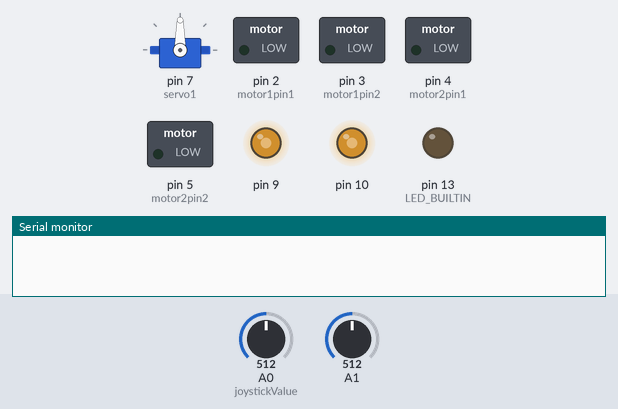
Recording of a sketch running on a simulated Arduino Uno, built with avr-gcc and run on an emulated ATmega328P. Parts: servo, switched loads named in the sketch (green lamp = pin HIGH), output pins drawn as LEDs (lit = HIGH), the last lines printed to the serial monitor. The inputs (shaded band) are chosen by the test bench; at power-on: A1 = 512, A0 (joystickValue) = 512.

Above: at 1.2 s.
1.3 s: A1 set to 491
At 2.5 s:
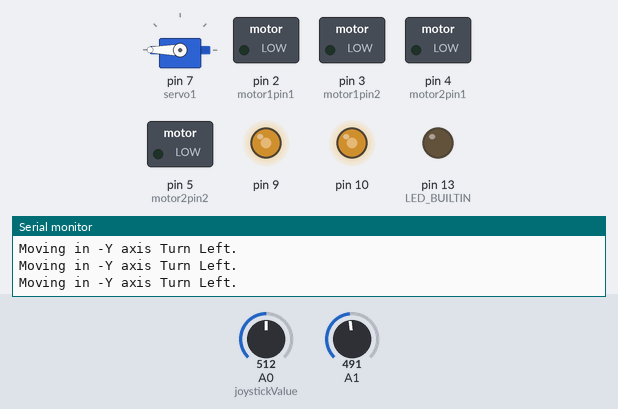
2.8 s: A1 set to 525
At 3.4 s:
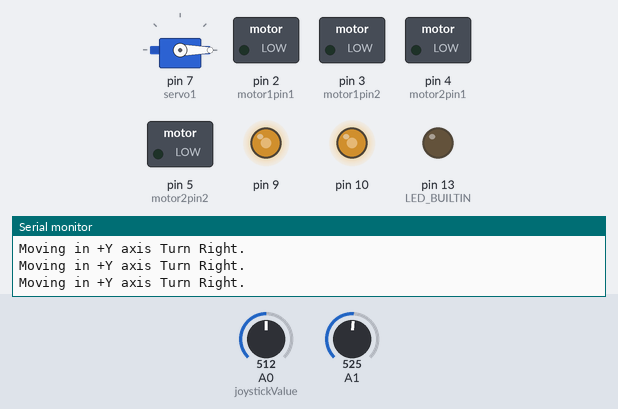
4.3 s: A0 (joystickValue) set to 496
6.2 s: A0 (joystickValue) set to 511
9.2 s: A1 set to 495
At 9.5 s:
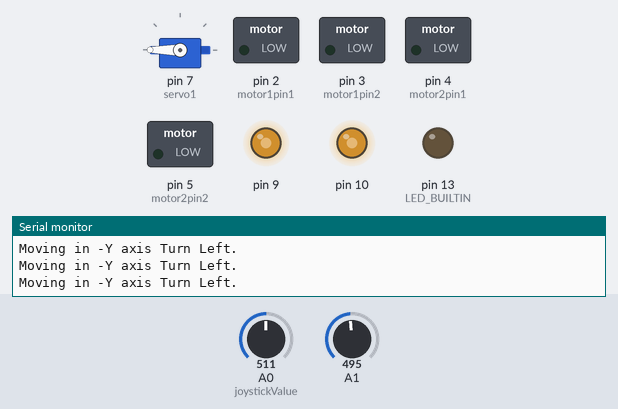
12.2 s: A1 set to 716
At 12.9 s:
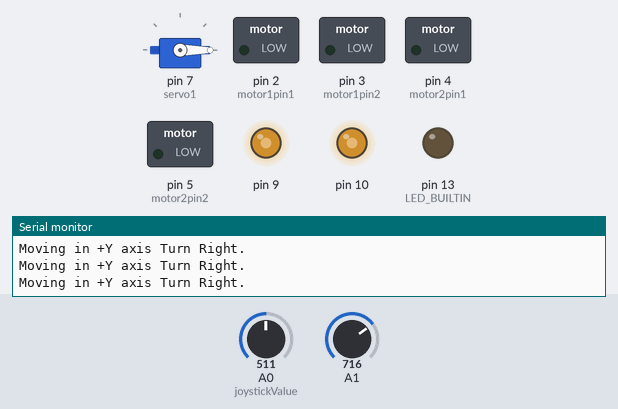
Timing chart, 0 to 15.2 s (numbered marks = the images above; inputs shaded):
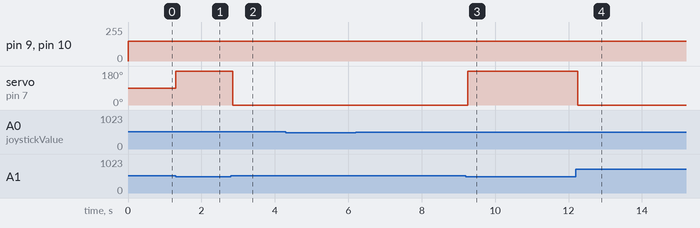

Measured:
- the behaviour switches between 505 and 504 on A1 (found by bisection; images 0 and 1)
- after the input at 1.3 s, servo on pin 7 (servo1): 90° → 180° at once
- after the input at 2.8 s, servo on pin 7 (servo1): 180° → 0° after 0.06 s
- after the input at 9.2 s, servo on pin 7 (servo1): 0° → 180° after 0.06 s
- after the input at 12.2 s, servo on pin 7 (servo1): 180° → 0° after 0.05 s

The sketch:

MainJoystick.ino
```cpp
#include <Servo.h>
#define sw 6
#define screenWidth 240
#define screenHeight 320
Servo servo1;
int val = 0;
int joystickValue = 0;
int servoPos = 0;

int motor1pin1 = 2;
int motor1pin2 = 3;

int motor2pin1 = 4;
int motor2pin2 = 5;

void setup() {
  Serial.begin(9600);
  pinMode(sw, INPUT_PULLUP); //setting pinsw as input
  pinMode(LED_BUILTIN, OUTPUT);
  servo1.attach(7);

  pinMode(motor1pin1, OUTPUT);
  pinMode(motor1pin2, OUTPUT);
  pinMode(motor2pin1, OUTPUT);
  pinMode(motor2pin2, OUTPUT);

  pinMode(9, OUTPUT);
  pinMode(10, OUTPUT);
}

void loop() {
  val = analogRead(joystickValue);
  int x = analogRead(A0);
  int y = analogRead(A1);

  analogWrite(9, 150); //motor 1 speed right
  analogWrite(10, 150); //motor 2 speed left

  if(x > 515) {
    Serial.println("Moving in -X axis Backwards.");

    // digitalWrite(motor1pin1, LOW);
    // digitalWrite(motor1pin2, HIGH);

    // digitalWrite(motor2pin1, LOW);
    // digitalWrite(motor2pin2, HIGH);
  }
  else if(x < 505){
    Serial.println("Moving in +X axis Forward.");

    // digitalWrite(motor1pin1, HIGH);
    // digitalWrite(motor1pin2, LOW);

    // digitalWrite(motor2pin1, HIGH);
    // digitalWrite(motor2pin2, LOW);
  }
  else if(y > 515){
    Serial.println("Moving in +Y axis Turn Right.");
    servo1.write(-100);
  }
  else if(y < 505){
    Serial.println("Moving in -Y axis Turn Left.");
    servo1.write(+180);
  }
}
```
